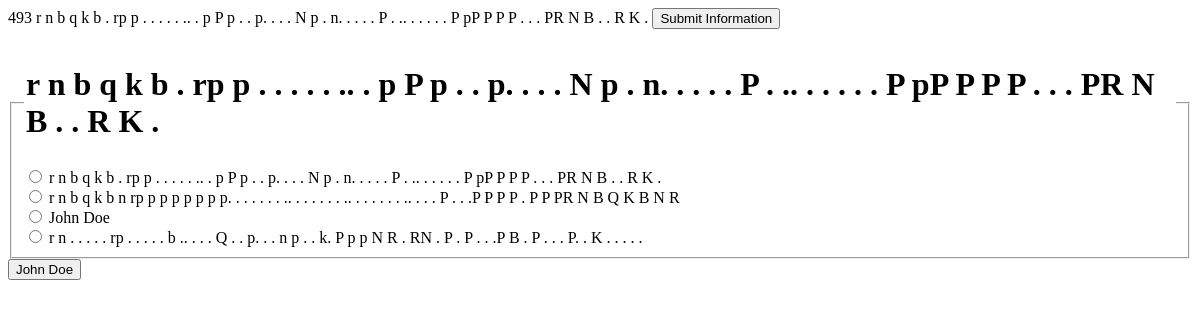
Page /chess/1/save/ on the earlier database version.
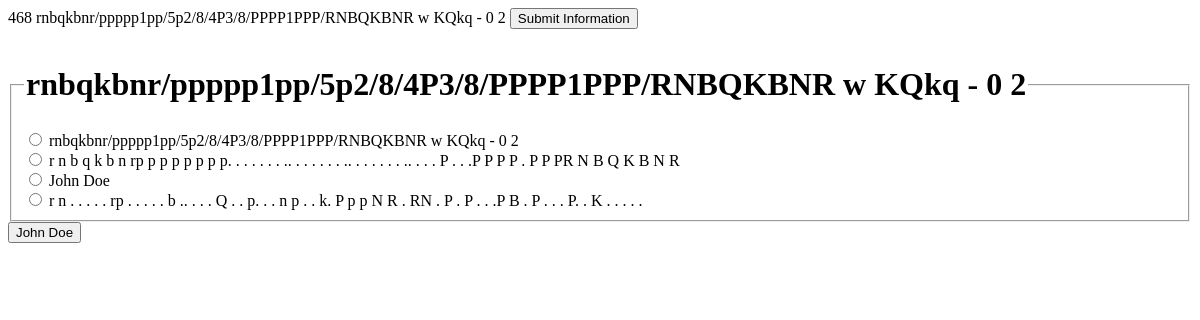
Same page on the later database version.
### chess/models.py (models this page shows)
class Game(models.Model):
    game_id = models.BigAutoField(primary_key=True)
    game_board = models.CharField(max_length=200)
    game_time_white = models.IntegerField(default=0)
    game_time_black = models.IntegerField(default=0)
    user_id = models.ForeignKey('User', on_delete=models.CASCADE)

### chess/views.py (the view, shortened to what this page needs)
# urls.py: path("<int:pk>/save/", views.GameResultsView.as_view(), name="save"),
class GameResultsView(generic.ListView):
    model = Game
    context_object_name = "games_list"
    template_name = "chess/save.html"
    from django.views.decorators.http import require_http_methods

### chess/templates/chess/save.html (shortened to what this page needs)
<form method="POST">
    {{ games_list.0.game_time_black }}
    {{ games_list.0.game_board }}
    <button type="submit" value="update_data">Submit Information</button>
</form>
<form action="{% url 'chess:vote' 0 %}" method="POST">
<fieldset>
    <legend><h1>{{ games_list.0.game_board }}</h1></legend>
    {% for game in games_list %}
        <input type="radio" name="game" id="game{{ forloop.counter }}" value="{{ game.game_board }}">
        <label for="game{{ forloop.counter }}">{{ game.game_board }}</label><br>
    {% endfor %}
</fieldset>
<input type="submit" value="John Doe">
</form>

Differences in the rows shown:
changed Game: game_time_black "493" → "468"; game_board "r n b q k b . rp p . . . . . .. . p P p . . p. . . . N p . n. . . . . P . .. . . . . . P pP P P P . . . PR N B . . R K ." → "rnbqkbnr/ppppp1pp/5p2/8/4P3/8/PPPP1PPP/RNBQKBNR w KQkq - 0 2"; game "☐ r n b q k b . rp p . . . . . ." → "☐ rnbqkbnr/ppppp1pp/5p2/8/4P3/8/"
